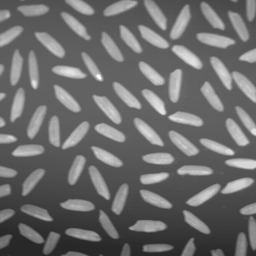
%> input picture Prácticas/Práctica 4/Ejercicios/rice.tif, 256 x 256 px
$ octave Ejercicio_8b.m   (GNU Octave 9; MATLAB toolbox functions it lacks are replaced by stand-ins)
%> lines starting %> are read from the running program, lines starting %| are printed output that depends on the picture
I = imread('rice.tif');
%> I is the input picture: size 256x256 uint8; min 40, max 255, mean 108.7

g = [1 1 1; 0 0 0; -1 -1 -1];
J = abs(filter2(g, I));
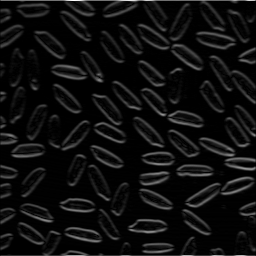
%> J: size 256x256 double; min 0, max 539, mean 32.9; drawn with min black and max white
B = J > 0.27 * (max(J(:)) - min(J(:)));
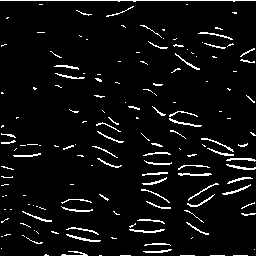
%> B: size 256x256 logical; 5.4% white in thin lines or dots

imshow(B)
